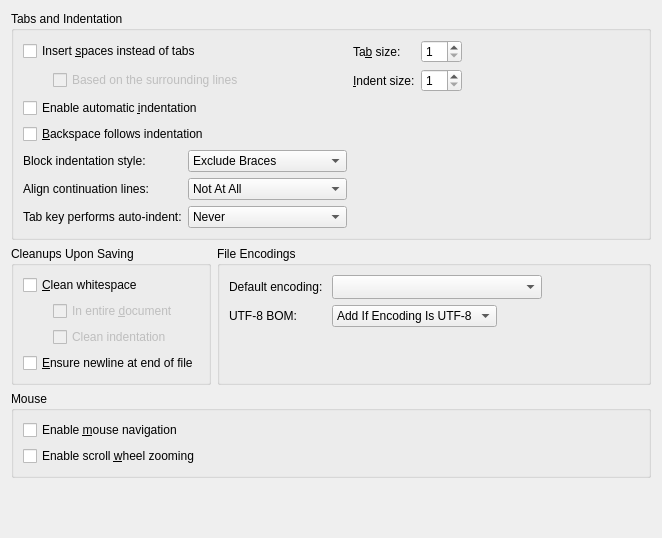
<?xml version="1.0" encoding="UTF-8"?>
<ui version="4.0">
 <class>TextEditor::BehaviorSettingsPage</class>
 <widget class="QWidget" name="TextEditor::BehaviorSettingsPage">
  <property name="geometry">
   <rect>
    <x>0</x>
    <y>0</y>
    <width>662</width>
    <height>538</height>
   </rect>
  </property>
  <layout class="QGridLayout" name="gridLayout_3">
   <item row="0" column="0" colspan="2">
    <widget class="QGroupBox" name="groupBoxTabAndIndentSettings">
     <property name="title">
      <string>Tabs and Indentation</string>
     </property>
     <layout class="QGridLayout" name="gridLayout_2">
      <item row="0" column="0">
       <widget class="QCheckBox" name="insertSpaces">
        <property name="text">
         <string>Insert &amp;spaces instead of tabs</string>
        </property>
       </widget>
      </item>
      <item row="0" column="1">
       <widget class="QLabel" name="labelTabSize">
        <property name="sizePolicy">
         <sizepolicy hsizetype="Maximum" vsizetype="Preferred">
          <horstretch>0</horstretch>
          <verstretch>0</verstretch>
         </sizepolicy>
        </property>
        <property name="text">
         <string>Ta&amp;b size:</string>
        </property>
        <property name="buddy">
         <cstring>tabSize</cstring>
        </property>
       </widget>
      </item>
      <item row="0" column="2">
       <widget class="QSpinBox" name="tabSize">
        <property name="sizePolicy">
         <sizepolicy hsizetype="Maximum" vsizetype="Fixed">
          <horstretch>0</horstretch>
          <verstretch>0</verstretch>
         </sizepolicy>
        </property>
        <property name="minimum">
         <number>1</number>
        </property>
        <property name="maximum">
         <number>20</number>
        </property>
       </widget>
      </item>
      <item row="0" column="3">
       <spacer name="horizontalSpacer_3">
        <property name="orientation">
         <enum>Qt::Horizontal</enum>
        </property>
        <property name="sizeHint" stdset="0">
         <size>
          <width>0</width>
          <height>22</height>
         </size>
        </property>
       </spacer>
      </item>
      <item row="1" column="0">
       <layout class="QHBoxLayout" name="horizontalLayout_3">
        <item>
         <spacer name="horizontalSpacer_5">
          <property name="orientation">
           <enum>Qt::Horizontal</enum>
          </property>
          <property name="sizeType">
           <enum>QSizePolicy::Fixed</enum>
          </property>
          <property name="sizeHint" stdset="0">
           <size>
            <width>30</width>
            <height>20</height>
           </size>
          </property>
         </spacer>
        </item>
        <item>
         <widget class="QCheckBox" name="autoInsertSpaces">
          <property name="enabled">
           <bool>false</bool>
          </property>
          <property name="toolTip">
           <string>Automatically determine based on the nearest indented line (previous line preferred over next line)</string>
          </property>
          <property name="text">
           <string>Based on the surrounding lines</string>
          </property>
         </widget>
        </item>
       </layout>
      </item>
      <item row="1" column="1">
       <widget class="QLabel" name="labelIndentSize">
        <property name="sizePolicy">
         <sizepolicy hsizetype="Maximum" vsizetype="Preferred">
          <horstretch>0</horstretch>
          <verstretch>0</verstretch>
         </sizepolicy>
        </property>
        <property name="text">
         <string>&amp;Indent size:</string>
        </property>
        <property name="buddy">
         <cstring>indentSize</cstring>
        </property>
       </widget>
      </item>
      <item row="1" column="2">
       <widget class="QSpinBox" name="indentSize">
        <property name="sizePolicy">
         <sizepolicy hsizetype="Maximum" vsizetype="Fixed">
          <horstretch>0</horstretch>
          <verstretch>0</verstretch>
         </sizepolicy>
        </property>
        <property name="minimum">
         <number>1</number>
        </property>
        <property name="maximum">
         <number>20</number>
        </property>
       </widget>
      </item>
      <item row="2" column="0">
       <widget class="QCheckBox" name="autoIndent">
        <property name="text">
         <string>Enable automatic &amp;indentation</string>
        </property>
       </widget>
      </item>
      <item row="3" column="0">
       <widget class="QCheckBox" name="smartBackspace">
        <property name="toolTip">
         <string>Backspace will go back one indentation level instead of one space.</string>
        </property>
        <property name="text">
         <string>&amp;Backspace follows indentation</string>
        </property>
       </widget>
      </item>
      <item row="4" column="0">
       <layout class="QGridLayout" name="gridLayout">
        <item row="0" column="0">
         <widget class="QLabel" name="indentBlocksLabel">
          <property name="text">
           <string>Block indentation style:</string>
          </property>
         </widget>
        </item>
        <item row="0" column="1">
         <widget class="QComboBox" name="indentBlocksBehavior">
          <property name="toolTip">
           <string>&lt;html&gt;&lt;head/&gt;&lt;body&gt;
Controls the indentation style of curly brace blocks.

&lt;ul&gt;
&lt;li&gt;Exclude Braces: The braces are not indented.
&lt;pre&gt;
void foo()
{
    if (a)
    {
        bar();
    }
}
&lt;/pre&gt;
&lt;/li&gt;

&lt;li&gt;Include Braces: The braces are indented. The contents of the block are on the same level as the braces.
&lt;pre&gt;
void foo()
    {
    if (a)
        {
        bar();
        }
    }
&lt;/pre&gt;
&lt;/li&gt;

&lt;li&gt;GNU Style: Indent the braces for blocks in statements. The contents are indented twice.
&lt;pre&gt;
void foo()
{
  if (a)
    {
      bar();
    }
}
&lt;/pre&gt;
&lt;/li&gt;
&lt;/ul&gt;&lt;/body&gt;&lt;/html&gt;</string>
          </property>
          <item>
           <property name="text">
            <string>Exclude Braces</string>
           </property>
          </item>
          <item>
           <property name="text">
            <string>Include Braces</string>
           </property>
          </item>
          <item>
           <property name="text">
            <string>GNU Style</string>
           </property>
          </item>
         </widget>
        </item>
        <item row="2" column="0">
         <widget class="QLabel" name="tabKeyIndentLabel">
          <property name="text">
           <string>Tab key performs auto-indent:</string>
          </property>
         </widget>
        </item>
        <item row="2" column="1">
         <widget class="QComboBox" name="tabKeyBehavior">
          <item>
           <property name="text">
            <string>Never</string>
           </property>
          </item>
          <item>
           <property name="text">
            <string>Always</string>
           </property>
          </item>
          <item>
           <property name="text">
            <string>In Leading White Space</string>
           </property>
          </item>
         </widget>
        </item>
        <item row="1" column="0">
         <widget class="QLabel" name="continuationAlignLabel">
          <property name="text">
           <string>Align continuation lines:</string>
          </property>
         </widget>
        </item>
        <item row="1" column="1">
         <widget class="QComboBox" name="continuationAlignBehavior">
          <property name="toolTip">
           <string>&lt;html&gt;&lt;head/&gt;&lt;body&gt;
Influences the indentation of continuation lines.

&lt;ul&gt;
&lt;li&gt;Not At All: Do not align at all. Lines will only be indented to the current logical indentation depth.
&lt;pre&gt;
(tab)int i = foo(a, b
(tab)c, d);
&lt;/pre&gt;
&lt;/li&gt;

&lt;li&gt;With Spaces: Always use spaces for alignment, regardless of the other indentation settings.
&lt;pre&gt;
(tab)int i = foo(a, b
(tab)            c, d);
&lt;/pre&gt;
&lt;/li&gt;

&lt;li&gt;With Regular Indent: Use tabs and/or spaces for alignment, as configured above.
&lt;pre&gt;
(tab)int i = foo(a, b
(tab)(tab)(tab)  c, d);
&lt;/pre&gt;
&lt;/li&gt;
&lt;/ul&gt;&lt;/body&gt;&lt;/html&gt;</string>
          </property>
          <item>
           <property name="text">
            <string>Not At All</string>
           </property>
          </item>
          <item>
           <property name="text">
            <string>With Spaces</string>
           </property>
          </item>
          <item>
           <property name="text">
            <string>With Regular Indent</string>
           </property>
          </item>
         </widget>
        </item>
       </layout>
      </item>
     </layout>
    </widget>
   </item>
   <item row="1" column="0">
    <widget class="QGroupBox" name="groupBoxStorageSettings">
     <property name="toolTip">
      <string>Cleanup actions which are automatically performed right before the file is saved to disk.</string>
     </property>
     <property name="title">
      <string>Cleanups Upon Saving</string>
     </property>
     <layout class="QVBoxLayout" name="verticalLayout_3">
      <item>
       <widget class="QCheckBox" name="cleanWhitespace">
        <property name="toolTip">
         <string>Removes trailing whitespace upon saving.</string>
        </property>
        <property name="text">
         <string>&amp;Clean whitespace</string>
        </property>
       </widget>
      </item>
      <item>
       <layout class="QHBoxLayout" name="horizontalLayout_2">
        <item>
         <spacer name="horizontalSpacer_2">
          <property name="orientation">
           <enum>Qt::Horizontal</enum>
          </property>
          <property name="sizeType">
           <enum>QSizePolicy::Fixed</enum>
          </property>
          <property name="sizeHint" stdset="0">
           <size>
            <width>30</width>
            <height>20</height>
           </size>
          </property>
         </spacer>
        </item>
        <item>
         <widget class="QCheckBox" name="inEntireDocument">
          <property name="enabled">
           <bool>false</bool>
          </property>
          <property name="toolTip">
           <string>Clean whitespace in entire document instead of only for changed parts.</string>
          </property>
          <property name="text">
           <string>In entire &amp;document</string>
          </property>
         </widget>
        </item>
       </layout>
      </item>
      <item>
       <layout class="QHBoxLayout" name="cleanIndentationLayout">
        <item>
         <spacer name="cleanIndentationSpacer">
          <property name="orientation">
           <enum>Qt::Horizontal</enum>
          </property>
          <property name="sizeType">
           <enum>QSizePolicy::Fixed</enum>
          </property>
          <property name="sizeHint" stdset="0">
           <size>
            <width>30</width>
            <height>20</height>
           </size>
          </property>
         </spacer>
        </item>
        <item>
         <widget class="QCheckBox" name="cleanIndentation">
          <property name="enabled">
           <bool>false</bool>
          </property>
          <property name="toolTip">
           <string>Correct leading whitespace according to tab settings.</string>
          </property>
          <property name="text">
           <string>Clean indentation</string>
          </property>
         </widget>
        </item>
       </layout>
      </item>
      <item>
       <widget class="QCheckBox" name="addFinalNewLine">
        <property name="text">
         <string>&amp;Ensure newline at end of file</string>
        </property>
       </widget>
      </item>
     </layout>
    </widget>
   </item>
   <item row="2" column="0" colspan="2">
    <widget class="QGroupBox" name="groupBoxMouse">
     <property name="title">
      <string>Mouse</string>
     </property>
     <layout class="QVBoxLayout" name="verticalLayout_2">
      <item>
       <widget class="QCheckBox" name="mouseNavigation">
        <property name="text">
         <string>Enable &amp;mouse navigation</string>
        </property>
       </widget>
      </item>
      <item>
       <widget class="QCheckBox" name="scrollWheelZooming">
        <property name="text">
         <string>Enable scroll &amp;wheel zooming</string>
        </property>
       </widget>
      </item>
     </layout>
    </widget>
   </item>
   <item row="3" column="0">
    <spacer name="verticalSpacer">
     <property name="orientation">
      <enum>Qt::Vertical</enum>
     </property>
     <property name="sizeHint" stdset="0">
      <size>
       <width>20</width>
       <height>8</height>
      </size>
     </property>
    </spacer>
   </item>
   <item row="1" column="1">
    <widget class="QGroupBox" name="groupBoxEncodings">
     <property name="title">
      <string>File Encodings</string>
     </property>
     <layout class="QGridLayout" name="gridLayout_4">
      <item row="0" column="0">
       <widget class="QLabel" name="encodingLabel">
        <property name="text">
         <string>Default encoding: </string>
        </property>
       </widget>
      </item>
      <item row="0" column="1">
       <layout class="QHBoxLayout" name="horizontalLayout_6">
        <item>
         <widget class="QComboBox" name="encodingBox">
          <property name="sizePolicy">
           <sizepolicy hsizetype="Preferred" vsizetype="Fixed">
            <horstretch>0</horstretch>
            <verstretch>0</verstretch>
           </sizepolicy>
          </property>
          <property name="sizeAdjustPolicy">
           <enum>QComboBox::AdjustToMinimumContentsLengthWithIcon</enum>
          </property>
          <property name="minimumContentsLength">
           <number>20</number>
          </property>
         </widget>
        </item>
        <item>
         <spacer name="horizontalSpacer_6">
          <property name="orientation">
           <enum>Qt::Horizontal</enum>
          </property>
          <property name="sizeHint" stdset="0">
           <size>
            <width>285</width>
            <height>20</height>
           </size>
          </property>
         </spacer>
        </item>
       </layout>
      </item>
      <item row="1" column="0">
       <widget class="QLabel" name="utf8BomLabel">
        <property name="text">
         <string>UTF-8 BOM:</string>
        </property>
       </widget>
      </item>
      <item row="1" column="1">
       <layout class="QHBoxLayout" name="horizontalLayout_4">
        <item>
         <widget class="QComboBox" name="utf8BomBox">
          <property name="toolTip">
           <string>&lt;!DOCTYPE HTML PUBLIC &quot;-//W3C//DTD HTML 4.0//EN&quot; &quot;http://www.w3.org/TR/REC-html40/strict.dtd&quot;&gt;
&lt;html&gt;&lt;head&gt;&lt;meta name=&quot;qrichtext&quot; content=&quot;1&quot; /&gt;&lt;style type=&quot;text/css&quot;&gt;
p, li { white-space: pre-wrap; }
&lt;/style&gt;&lt;/head&gt;&lt;body style=&quot; font-family:'Sans Serif'; font-size:10pt; font-weight:400; font-style:normal;&quot;&gt;
&lt;p style=&quot; margin-top:0px; margin-bottom:0px; margin-left:0px; margin-right:0px; -qt-block-indent:0; text-indent:0px;&quot;&gt;How text editors should deal with UTF-8 Byte Order Marks. The options are:&lt;/p&gt;
&lt;ul style=&quot;margin-top: 0px; margin-bottom: 0px; margin-left: 0px; margin-right: 0px; -qt-list-indent: 1;&quot;&gt;&lt;li style=&quot; margin-top:12px; margin-bottom:0px; margin-left:0px; margin-right:0px; -qt-block-indent:0; text-indent:0px;&quot;&gt;&lt;span style=&quot; font-style:italic;&quot;&gt;Add If Encoding Is UTF-8:&lt;/span&gt; always add a BOM when saving a file in UTF-8 encoding. Note that this will not work if the encoding is &lt;span style=&quot; font-style:italic;&quot;&gt;System&lt;/span&gt;, as Qt Creator does not know what it actually is.&lt;/li&gt;
&lt;li style=&quot; margin-top:0px; margin-bottom:0px; margin-left:0px; margin-right:0px; -qt-block-indent:0; text-indent:0px;&quot;&gt;&lt;span style=&quot; font-style:italic;&quot;&gt;Keep If Already Present: &lt;/span&gt;save the file with a BOM if it already had one when it was loaded.&lt;/li&gt;
&lt;li style=&quot; margin-top:0px; margin-bottom:12px; margin-left:0px; margin-right:0px; -qt-block-indent:0; text-indent:0px;&quot;&gt;&lt;span style=&quot; font-style:italic;&quot;&gt;Always Delete:&lt;/span&gt; never write an UTF-8 BOM, possibly deleting a pre-existing one.&lt;/li&gt;&lt;/ul&gt;
&lt;p style=&quot; margin-top:0px; margin-bottom:0px; margin-left:0px; margin-right:0px; -qt-block-indent:0; text-indent:0px;&quot;&gt;Note that UTF-8 BOMs are uncommon and treated incorrectly by some editors, so it usually makes little sense to add any.&lt;/p&gt;
&lt;p style=&quot; margin-top:0px; margin-bottom:0px; margin-left:0px; margin-right:0px; -qt-block-indent:0; text-indent:0px;&quot;&gt;This setting does &lt;span style=&quot; font-weight:600;&quot;&gt;not&lt;/span&gt; influence the use of UTF-16 and UTF-32 BOMs.&lt;/p&gt;
&lt;p style=&quot;-qt-paragraph-type:empty; margin-top:0px; margin-bottom:0px; margin-left:0px; margin-right:0px; -qt-block-indent:0; text-indent:0px;&quot;&gt;&lt;/p&gt;&lt;/body&gt;&lt;/html&gt;</string>
          </property>
          <item>
           <property name="text">
            <string>Add If Encoding Is UTF-8</string>
           </property>
          </item>
          <item>
           <property name="text">
            <string>Keep If Already Present</string>
           </property>
          </item>
          <item>
           <property name="text">
            <string>Always Delete</string>
           </property>
          </item>
         </widget>
        </item>
        <item>
         <spacer name="horizontalSpacer_4">
          <property name="orientation">
           <enum>Qt::Horizontal</enum>
          </property>
          <property name="sizeHint" stdset="0">
           <size>
            <width>40</width>
            <height>20</height>
           </size>
          </property>
         </spacer>
        </item>
       </layout>
      </item>
      <item row="2" column="0" colspan="2">
       <spacer name="verticalSpacer_2">
        <property name="orientation">
         <enum>Qt::Vertical</enum>
        </property>
        <property name="sizeHint" stdset="0">
         <size>
          <width>20</width>
          <height>40</height>
         </size>
        </property>
       </spacer>
      </item>
     </layout>
    </widget>
   </item>
  </layout>
 </widget>
 <tabstops>
  <tabstop>insertSpaces</tabstop>
  <tabstop>tabSize</tabstop>
  <tabstop>autoIndent</tabstop>
  <tabstop>smartBackspace</tabstop>
  <tabstop>tabKeyBehavior</tabstop>
  <tabstop>cleanWhitespace</tabstop>
  <tabstop>inEntireDocument</tabstop>
  <tabstop>cleanIndentation</tabstop>
  <tabstop>addFinalNewLine</tabstop>
 </tabstops>
 <resources/>
 <connections>
  <connection>
   <sender>cleanWhitespace</sender>
   <signal>toggled(bool)</signal>
   <receiver>inEntireDocument</receiver>
   <slot>setEnabled(bool)</slot>
   <hints>
    <hint type="sourcelabel">
     <x>87</x>
     <y>323</y>
    </hint>
    <hint type="destinationlabel">
     <x>205</x>
     <y>353</y>
    </hint>
   </hints>
  </connection>
  <connection>
   <sender>cleanWhitespace</sender>
   <signal>toggled(bool)</signal>
   <receiver>cleanIndentation</receiver>
   <slot>setEnabled(bool)</slot>
   <hints>
    <hint type="sourcelabel">
     <x>60</x>
     <y>323</y>
    </hint>
    <hint type="destinationlabel">
     <x>134</x>
     <y>384</y>
    </hint>
   </hints>
  </connection>
  <connection>
   <sender>insertSpaces</sender>
   <signal>toggled(bool)</signal>
   <receiver>autoInsertSpaces</receiver>
   <slot>setEnabled(bool)</slot>
   <hints>
    <hint type="sourcelabel">
     <x>105</x>
     <y>49</y>
    </hint>
    <hint type="destinationlabel">
     <x>105</x>
     <y>78</y>
    </hint>
   </hints>
  </connection>
 </connections>
</ui>
